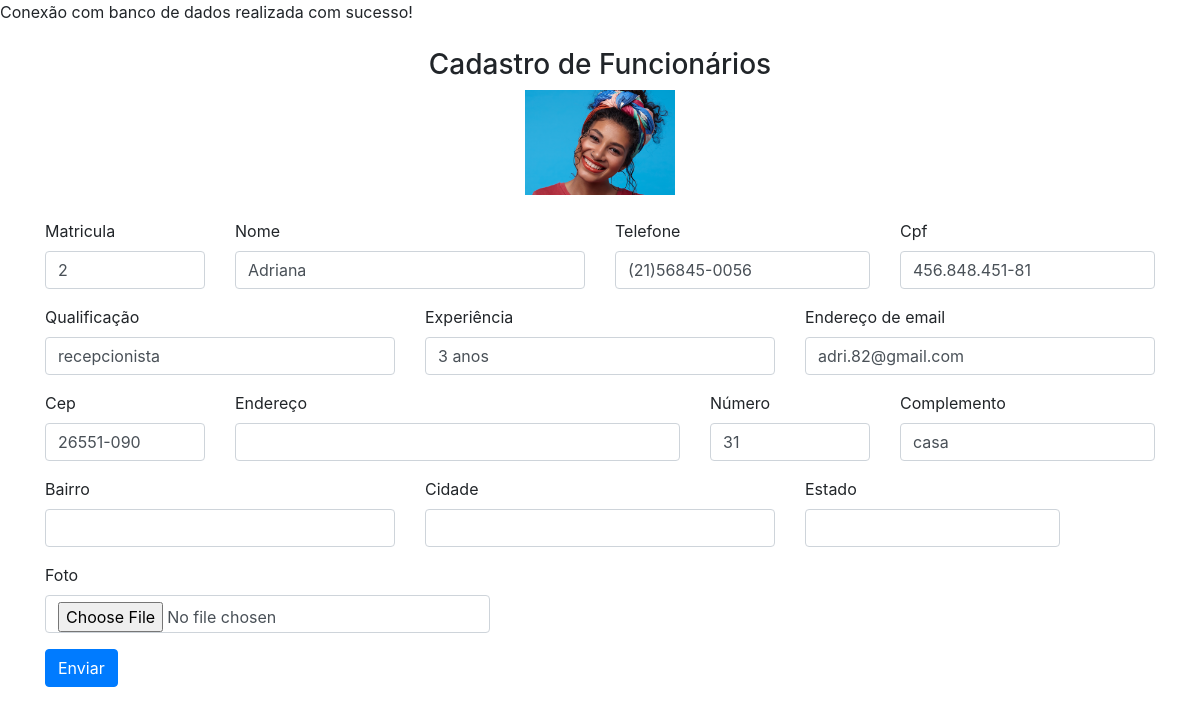
/editar.php?matricula=2, run on the app's committed database.
### tables this page shows
create table funcionario(
	matricula integer primary key auto_increment,
	nome varchar(60) not null,
	telefone varchar(15) not null,
	cpf char(15) not null,
	qualificacao varchar(20) not null,
	experiencia varchar(20) not null,
	cep char(9) not null,
	numerocasa integer not null,
	complemento varchar(30),
	email varchar(30) not null,
	senha varchar(300) not null,
	status char(1) not null,
	foto varchar(255) not null,
	foreign key(cep) references endereco(cep));

### editar.php (the view)
<?php
    require_once 'conexao.php';
    require_once 'header.php';
    $idfuncionario = filter_input(INPUT_GET, "matricula", FILTER_SANITIZE_NUMBER_INT);
    $busca = "SELECT * from funcionario where matricula = $idfuncionario LIMIT 1";
    $resultado = $conn -> prepare($busca);
    $resultado -> execute();
    if(($resultado) AND ($resultado -> rowCount() !=0)){
        $linha = $resultado -> fetch(PDO::FETCH_ASSOC);
        extract($linha);
    }
    else{
        $_SESSION['msg'] = "Funcionario não encontrado!";
        header("Location : relat_funcionario.php");
    }
?>
<br>
<br>
<form method="POST" action="controlefuncionario.php">
    <div class="container">
        <div class="row">
            <div class="col-md-12 text-center">
                <h3>Cadastro de Funcionários</h3>
            </div>
        </div>
        <div class="row">
            <div class="col-md-12 text-center">
                <img src="<?php echo $foto; ?>" style=width:150px;heigth:150px;>
            </div>
        </div>
        <br>
        <div class="row">
        <div class="col-md-2">
                <div class="form-group">
                    <label for="matricula">Matricula</label>
                    <input type="text" class="form-control" name="matricula"
                        value="<?php echo $matricula; ?>"
                    >
                </div>
            </div>
            <div class="col-md-4">
                <div class="form-group">
                    <label for="nome">Nome</label>
                    <input type="text" class="form-control" name="nome"
                    value="<?php echo $nome; ?>"
                    >
                </div>
            </div>
            <div class="col-md-3">
                <div class="form-group">
                    <label for="telefone">Telefone</label>
                    <input type="text" name="telefone" class="form-control" onkeypress="$(this).mask('(00)00000-0000')"
                    value="<?php echo $telefone; ?>"
                    >
                </div>
            </div>
             <div class="col-md-3">
                <div class="form-group">
                    <label for="cpf">Cpf</label>
                    <input type="text" name="cpf" class="form-control" onkeypress="$(this).mask('000.000.000-00');"
                    value="<?php echo $cpf; ?>"
                    >
                </div>
            </div>
        </div>
        <div class="row">
            <div class="col-md-4">
                <div class="form-group">
                    <label for="qualificacao">Qualificação</label>
                    <input type="text" class="form-control" name="qualificacao"
                        value="<?php echo $qualificacao; ?>"
                    >
                </div>
            </div>
            <div class="col-md-4">
                <div class="form-group">
                    <label for="experiencia">Experiência</label>
                    <input type="text" class="form-control" name="experiencia"
                        value="<?php echo $experiencia; ?>"
                    >
                </div>
            </div>
            <div class="col-md-4">
                <div class="form-group">
                    <label for="exampleInputEmail1">Endereço de email</label>
                    <input type="email" name="email" class="form-control" id="exampleInputEmail1" aria-describedby="emailHelp" placeholder="Seu email"
                        value="<?php echo $email; ?>"
                    >
                </div>
            </div>
        </div>
        <div class="row">
            <div class="col-md-2">
                <div class="form-group">
                    <label for="cep">Cep</label>
                    <input type="text" name="cep" class="form-control" id="cep" onblur="pesquisacep(this.value);"
                        value="<?php echo $cep; ?>"
                    >
                </div>
            </div>
            <div class="col-md-5">
                <div class="form-group">
                    <label for="endereco">Endereço</label>
                    <input type="text" class="form-control" id="rua" name="rua">
                </div>
            </div>
            <div class="col-md-2">
                <div class="form-group">
                    <label for="numero">Número</label>
                    <input type="text" class="form-control" name="numero"
                        value="<?php echo $numerocasa; ?>"
                    >
                </div>
            </div>
            <div class="col-md-3">
                <div class="form-group">
                    <label for="complemento">Complemento</label>
                    <input type="text" class="form-control" name="complemento"
                        value="<?php echo $complemento; ?>"
                    >
                </div>
            </div>
        </div>
        <div class="row">
            <div class="col-md-4">
              <div class="form-group">
                 <label for="bairro">Bairro</label><p>
                 <input type="text" class="form-control" id="bairro" name="bairro">
                </div>
            </div>
            <div class="col-md-4">
              <div class="form-group">
                 <label for="cidade">Cidade</label><p>
                 <input type="text" class="form-control" id="cidade" name="cidade">
                </div>
            </div>
            <div class="col-md-3">
              <div class="form-group">
                 <label for="uf">Estado</label><p>
                 <input type="text" class="form-control" id="uf" name="uf">
                </div>
            </div>
        </div>
        <div class="row">
            <div class="col-md-5">
                <div class="form-group">
                    <label for="foto">Foto</label><p>
                    <input type="file" class="form-control" name="foto">
                </div>
            </div>
        </div>
            <div class="row">
                <div class="col-md-12">
                    <div class="form-group">
                        <input type="submit" class="btn btn-primary" value="Enviar" name="btneditar">
                    </div>
                </div>
            </div>
        </div>
</form>
<?php
    require_once 'footer_adm.php';
?>

### data on the page
funcionario: foto (picture), matricula "2", nome "Adriana", telefone "(21)56845-0056", cpf "456.848.451-81", qualificacao "recepcionista", experiencia "3 anos", email "adri.82@gmail.com", cep "26551-090", numero "31", complemento "casa"
